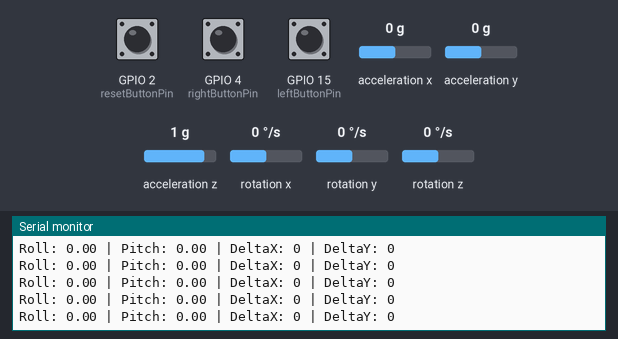
Simulated run of this sketch. Board: ESP32. On the bench: the last lines printed to the serial monitor. The inputs (shaded band) are chosen by the test bench; at power-on: GPIO 2 (resetButtonPin) HIGH, GPIO 4 (rightButtonPin) HIGH, GPIO 15 (leftButtonPin) HIGH, acceleration x 0 g, acceleration y 0 g, acceleration z 1 g, rotation x 0 °/s, rotation y 0 °/s, rotation z 0 °/s. USB keyboard and mouse output is not drawn.

Above: at 2.3 s.
2.4 s: GPIO 2 (resetButtonPin) pulled LOW for 0.15 s
4.0 s: GPIO 4 (rightButtonPin) pulled LOW for 0.15 s
5.6 s: GPIO 15 (leftButtonPin) pulled LOW for 0.15 s
7.2 s: acceleration x set to -1.4 g
At 7.9 s:
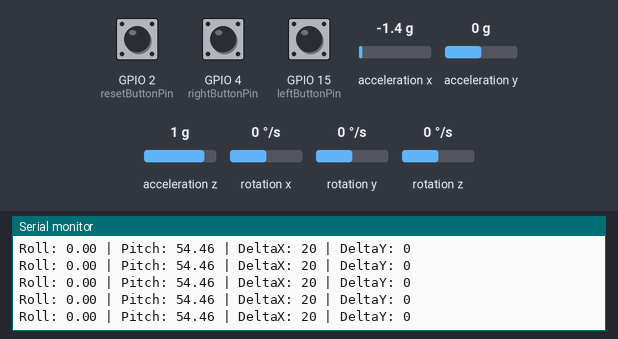
8.7 s: acceleration y set to -1.4 g
At 9.4 s:
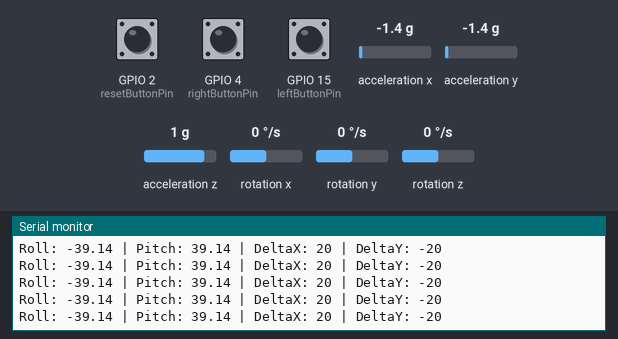
10.2 s: acceleration x set to 0.8 g
At 11.2 s:
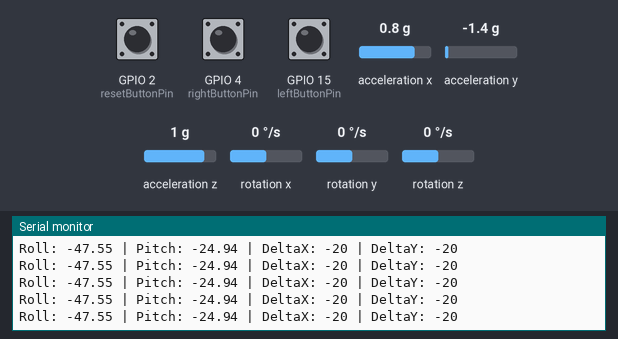
Timing chart, 0 to 13.2 s (numbered marks = the images above; inputs shaded):
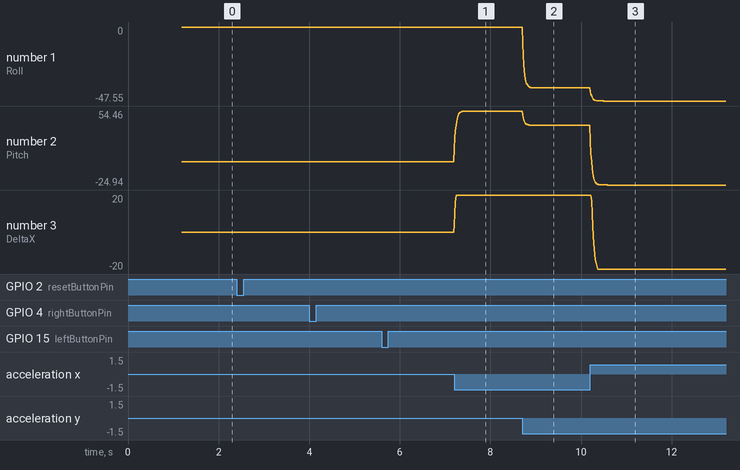

Measured:
- after the input at 7.2 s, the serial monitor: prints a new line at once (image 1)
- after the input at 8.7 s, the serial monitor: prints a new line at once (image 2)
- after the input at 10.2 s, the serial monitor: prints a new line at once (image 3)
- plotted number 1: 0 → -39.14 after the input at 8.7 s, -39.14 → -47.55 after the input at 10.2 s
- plotted number 2: 0 → 54.46 after the input at 7.2 s, 54.46 → 39.14 after the input at 8.7 s, 39.14 → -24.94 after the input at 10.2 s
- plotted number 3: 0 → 20 after the input at 7.2 s

The sketch:

sketch_aug22a.ino
```cpp
#include "BleMouse.h"
#include <Wire.h>
#include <MPU6050.h>

// Create a BluetoothMouse object
BleMouse bleMouse;

// MPU6050 object
MPU6050 gyro;

// Sensitivity for cursor movement
float sensitivity = 1.0;  // Lower for more precision

// Variables for accelerometer readings and angles
float axx = 0;
float ayy = 0;
float azz = 0;
float roll = 0;   // Angle around X-axis
float pitch = 0;  // Angle around Y-axis

// Kalman filter variables
float roll_est = 0, roll_err = 1;
float pitch_est = 0, pitch_err = 1;
float process_noise = 0.01;
float measurement_noise = 0.1;

// Calibration offsets (baseline for reset)
float ay_offset = 0.0;
float roll_offset = 0.0;
float pitch_offset = 0.0;

// Button pin setup
const int leftButtonPin  = 15;  // Left click
const int rightButtonPin = 4;   // Right click
const int resetButtonPin = 2;   // Reset calibration

bool lastLeftState  = HIGH;
bool lastRightState = HIGH;
bool lastResetState = HIGH;

// For smoothing
float prevDeltaX = 0;
float prevDeltaY = 0;
float alpha = 0.3;  // Smoothing factor (0.1 = heavy smoothing, 0.5 = light)

void setup() {
  Serial.begin(115200);

  Wire.begin();
  gyro.initialize();

  // Calibration for Y offset
  int numSamples = 100;
  int16_t ax, ay, az;
  for (int i = 0; i < numSamples; i++) {
    gyro.getAcceleration(&ax, &ay, &az);
    ay_offset += ay / 16384.0;
    delay(10);
  }
  ay_offset /= numSamples;

  bleMouse.begin();
  Serial.println("Bluetooth Mouse is ready to pair");

  // Setup button pins as input with pull-up
  pinMode(leftButtonPin, INPUT_PULLUP);
  pinMode(rightButtonPin, INPUT_PULLUP);
  pinMode(resetButtonPin, INPUT_PULLUP);
}

float kalmanFilter(float measurement, float &estimate, float &error) {
  error += process_noise;
  float kalman_gain = error / (error + measurement_noise);
  estimate += kalman_gain * (measurement - estimate);
  error *= (1 - kalman_gain);
  return estimate;
}

void loop() {
  if (bleMouse.isConnected()) {
    // Read accelerometer data
    int16_t ax, ay, az;
    gyro.getAcceleration(&ax, &ay, &az);

    axx = ax / 16384.0;
    ayy = (ay / 16384.0) - ay_offset;
    azz = az / 16384.0;

    // Calculate roll and pitch
    float roll_means = atan2(ayy, sqrt(axx * axx + azz * azz)) * 180 / PI;
    float pitch_means = atan2(-axx, sqrt(ayy * ayy + azz * azz)) * 180 / PI;

    // Apply Kalman filter
    roll = kalmanFilter(roll_means, roll_est, roll_err);
    pitch = kalmanFilter(pitch_means, pitch_est, pitch_err);

    // Apply baseline offsets
    roll -= roll_offset;
    pitch -= pitch_offset;

    // Map pitch and roll to mouse cursor movement
    int deltaY = roll * sensitivity;   // Roll controls horizontal
    int deltaX = pitch * sensitivity;  // Pitch controls vertical

    // Dead zone
    if (abs(deltaX) < 2) deltaX = 0;
    if (abs(deltaY) < 2) deltaY = 0;

    // Smoothing
    deltaX = alpha * deltaX + (1 - alpha) * prevDeltaX;
    deltaY = alpha * deltaY + (1 - alpha) * prevDeltaY;
    prevDeltaX = deltaX;
    prevDeltaY = deltaY;

    // Limit max movement
    deltaX = constrain(deltaX, -20, 20);
    deltaY = constrain(deltaY, -20, 20);

    // Move the cursor
    bleMouse.move(deltaX, -deltaY);

    // Debug output
    Serial.print("Roll: ");
    Serial.print(roll);
    Serial.print(" | Pitch: ");
    Serial.print(pitch);
    Serial.print(" | DeltaX: ");
    Serial.print(deltaX);
    Serial.print(" | DeltaY: ");
    Serial.println(deltaY);

    // LEFT click
    bool currentLeftState = digitalRead(leftButtonPin);
    if (lastLeftState == HIGH && currentLeftState == LOW) {
      bleMouse.click(MOUSE_LEFT);
      Serial.println("Left Click!");
    }
    lastLeftState = currentLeftState;

    // RIGHT click
    bool currentRightState = digitalRead(rightButtonPin);
    if (lastRightState == HIGH && currentRightState == LOW) {
      bleMouse.click(MOUSE_RIGHT);
      Serial.println("Right Click!");
    }
    lastRightState = currentRightState;

    // RESET calibration (baseline reset)
  bool currentResetState = digitalRead(resetButtonPin);
if (lastResetState == HIGH && currentResetState == LOW) {
    bleMouse.click(MOUSE_MIDDLE);
    Serial.println("Middle Click!");
}
lastResetState = currentResetState;


    delay(10);  // Smoother loop
  } else {
    Serial.println("Mouse not connected");
    delay(1000);
  }
}
```
